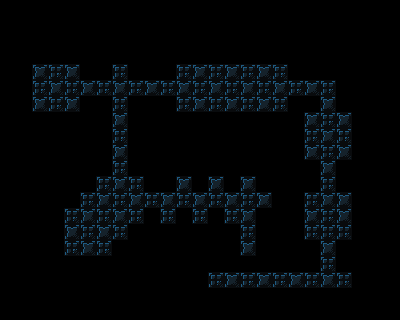

Tiled map render using the project's own tile images. Description and the whole map definition, tile-layer contents included, below:
An orthogonal 25x20 tile map with 16x16 px tiles, 1 tile layer (background) and 40 objects (10x pickup_bomb, 7x destructible, 6x triggerable, 5x pressure_plate, 5x moveable_tile, ...).

<map version="1.4" tiledversion="2020.10.30" orientation="orthogonal" renderorder="right-down" width="25" height="20" tilewidth="16" tileheight="16" infinite="0" nextlayerid="6" nextobjectid="440">
 <properties>
  <property name="display_name" value="sneaky bastard dlfjg" />
  <property name="has_video_tape" type="bool" value="false" />
  <property name="next_level" value="./data/levels/tmx/New42.tmx" />
  <property name="player_bomb_count" value="0" />
 </properties>
 <tileset firstgid="1" name="newtiledsheet" tilewidth="16" tileheight="16" tilecount="180" columns="9">
  <image source="../../newtiledsheet.png" width="144" height="320" />
 </tileset>
 <layer id="1" name="background" width="25" height="20">
  <data encoding="csv">
27,27,27,27,27,27,27,27,27,27,27,22,27,27,27,27,27,27,27,27,27,27,27,27,27,
27,27,27,27,27,27,27,27,27,27,27,27,27,27,27,27,27,27,27,27,27,27,27,27,27,
27,27,27,27,27,27,27,27,27,27,27,27,27,27,27,27,27,27,27,27,27,27,27,27,27,
27,27,27,27,27,27,27,27,27,27,27,27,27,27,27,27,27,27,27,27,27,27,27,27,27,
27,27,20,19,20,27,27,19,27,27,27,19,20,19,20,19,20,19,27,27,27,27,27,27,27,
27,27,19,20,19,20,19,20,19,20,19,20,19,20,19,20,19,20,19,20,19,27,27,27,27,
27,27,20,19,20,27,27,19,27,27,27,19,20,19,20,19,20,19,27,27,20,27,27,27,27,
27,27,27,27,27,27,27,20,27,27,27,27,27,27,27,27,27,27,27,20,19,20,27,27,27,
27,27,27,27,27,27,27,19,27,27,27,27,27,27,27,27,27,27,27,19,20,19,27,27,27,
27,27,27,27,27,27,27,20,27,27,27,27,27,27,27,27,27,27,27,20,19,20,27,27,27,
27,27,27,27,27,27,27,19,27,27,27,27,27,27,27,27,27,27,27,27,20,27,27,27,27,
27,27,27,27,27,27,19,20,19,27,27,20,27,20,27,20,27,27,27,27,19,27,27,27,27,
27,27,27,27,27,19,20,19,20,19,20,19,20,19,20,19,20,27,27,19,20,20,27,27,27,
27,27,27,27,19,20,19,20,19,27,19,27,19,27,19,20,27,27,27,20,19,20,27,27,27,
27,27,27,27,20,19,20,19,27,27,27,27,27,27,27,19,27,27,27,19,19,19,27,27,27,
27,27,27,27,19,20,19,27,27,27,27,27,27,27,27,20,27,27,27,27,20,27,27,27,27,
27,27,27,27,27,27,27,27,27,27,27,27,27,27,27,27,27,27,27,27,19,27,27,27,27,
27,27,27,27,27,27,27,27,27,27,27,27,27,19,20,19,20,19,20,19,20,19,27,27,27,
27,27,27,27,27,27,27,27,27,27,27,27,27,27,27,27,27,27,27,27,27,27,27,27,27,
27,27,27,27,27,27,27,27,27,27,27,27,27,27,27,27,27,27,27,27,27,27,27,27,27
</data>
 </layer>
 <objectgroup id="4" name="objects">
  <object id="393" type="actor" gid="46" x="64" y="256" width="16" height="16" />
  <object id="394" type="destructible" gid="21" x="80" y="240" width="16" height="16" />
  <object id="395" type="destructible" gid="21" x="96" y="224" width="16" height="16" />
  <object id="396" type="destructible" gid="21" x="112" y="208" width="16" height="16" />
  <object id="397" type="destructible" gid="21" x="128" y="192" width="16" height="16" />
  <object id="398" type="switch" gid="34" x="240" y="256" width="16" height="16">
   <properties>
    <property name="triggers" type="int" value="1" />
   </properties>
  </object>
  <object id="399" type="barrel_right" gid="144" x="256" y="208" width="16" height="16" />
  <object id="400" type="pickup_bomb" gid="43" x="112" y="80" width="16" height="16" />
  <object id="401" type="destructible" gid="21" x="144" y="96" width="16" height="16" />
  <object id="402" type="triggerable" gid="17" x="304" y="96" width="16" height="16">
   <properties>
    <property name="triggered_id" type="int" value="5" />
   </properties>
  </object>
  <object id="403" type="pickup_bomb" gid="43" x="48" y="96" width="16" height="16" />
  <object id="404" type="triggerable" gid="17" x="80" y="96" width="16" height="16">
   <properties>
    <property name="triggered_id" type="int" value="1" />
   </properties>
  </object>
  <object id="409" type="pressure_plate" gid="54" x="176" y="80" width="16" height="16">
   <properties>
    <property name="triggers" type="int" value="2" />
   </properties>
  </object>
  <object id="410" type="pressure_plate" gid="54" x="176" y="112" width="16" height="16">
   <properties>
    <property name="triggers" type="int" value="3" />
   </properties>
  </object>
  <object id="411" type="pressure_plate" gid="54" x="272" y="112" width="16" height="16">
   <properties>
    <property name="triggers" type="int" value="5" />
   </properties>
  </object>
  <object id="412" type="pressure_plate" gid="54" x="272" y="80" width="16" height="16">
   <properties>
    <property name="triggers" type="int" value="4" />
   </properties>
  </object>
  <object id="413" type="pickup_bomb" gid="43" x="32" y="96" width="16" height="16" />
  <object id="414" type="pickup_bomb" gid="43" x="48" y="80" width="16" height="16" />
  <object id="415" type="pickup_bomb" gid="43" x="48" y="112" width="16" height="16" />
  <object id="416" type="pickup_bomb" gid="43" x="32" y="80" width="16" height="16" />
  <object id="417" type="pickup_bomb" gid="43" x="32" y="112" width="16" height="16" />
  <object id="418" type="pickup_bomb" gid="43" x="64" y="112" width="16" height="16" />
  <object id="419" type="pickup_bomb" gid="43" x="64" y="96" width="16" height="16" />
  <object id="420" type="pickup_bomb" gid="43" x="64" y="80" width="16" height="16" />
  <object id="422" type="destructible" gid="21" x="320" y="176" width="16" height="16" />
  <object id="423" type="destructible" gid="21" x="320" y="272" width="16" height="16" />
  <object id="424" type="pressure_plate" gid="54" x="320" y="304" width="16" height="16">
   <properties>
    <property name="triggers" type="int" value="6" />
   </properties>
  </object>
  <object id="427" type="triggerable" gid="16" x="240" y="288" width="16" height="16">
   <properties>
    <property name="triggered_id" type="int" value="4" />
   </properties>
  </object>
  <object id="428" type="triggerable" gid="16" x="256" y="288" width="16" height="16">
   <properties>
    <property name="triggered_id" type="int" value="6" />
   </properties>
  </object>
  <object id="429" type="triggerable" gid="16" x="272" y="288" width="16" height="16">
   <properties>
    <property name="triggered_id" type="int" value="2" />
   </properties>
  </object>
  <object id="430" type="triggerable" gid="16" x="224" y="288" width="16" height="16">
   <properties>
    <property name="triggered_id" type="int" value="3" />
   </properties>
  </object>
  <object id="431" type="scene_switching_tile" gid="33" x="192" y="288" width="16" height="16">
   <properties>
    <property name="scene" value="./data/levels/tmx/New42.tmx" />
   </properties>
  </object>
  <object id="432" type="barrel_left" gid="144" x="256" y="208" width="16" height="16" />
  <object id="433" type="barrel_down" gid="144" x="256" y="208" width="16" height="16" />
  <object id="434" type="barrel_up" gid="144" x="256" y="208" width="16" height="16" />
  <object id="435" type="moveable_tile" gid="45" x="192" y="96" width="16" height="16" />
  <object id="436" type="moveable_tile" gid="45" x="224" y="96" width="16" height="16" />
  <object id="437" type="moveable_tile" gid="45" x="256" y="96" width="16" height="16" />
  <object id="438" type="moveable_tile" gid="45" x="320" y="112" width="16" height="16" />
  <object id="439" type="moveable_tile" gid="45" x="320" y="224" width="16" height="16" />
 </objectgroup>
</map>
